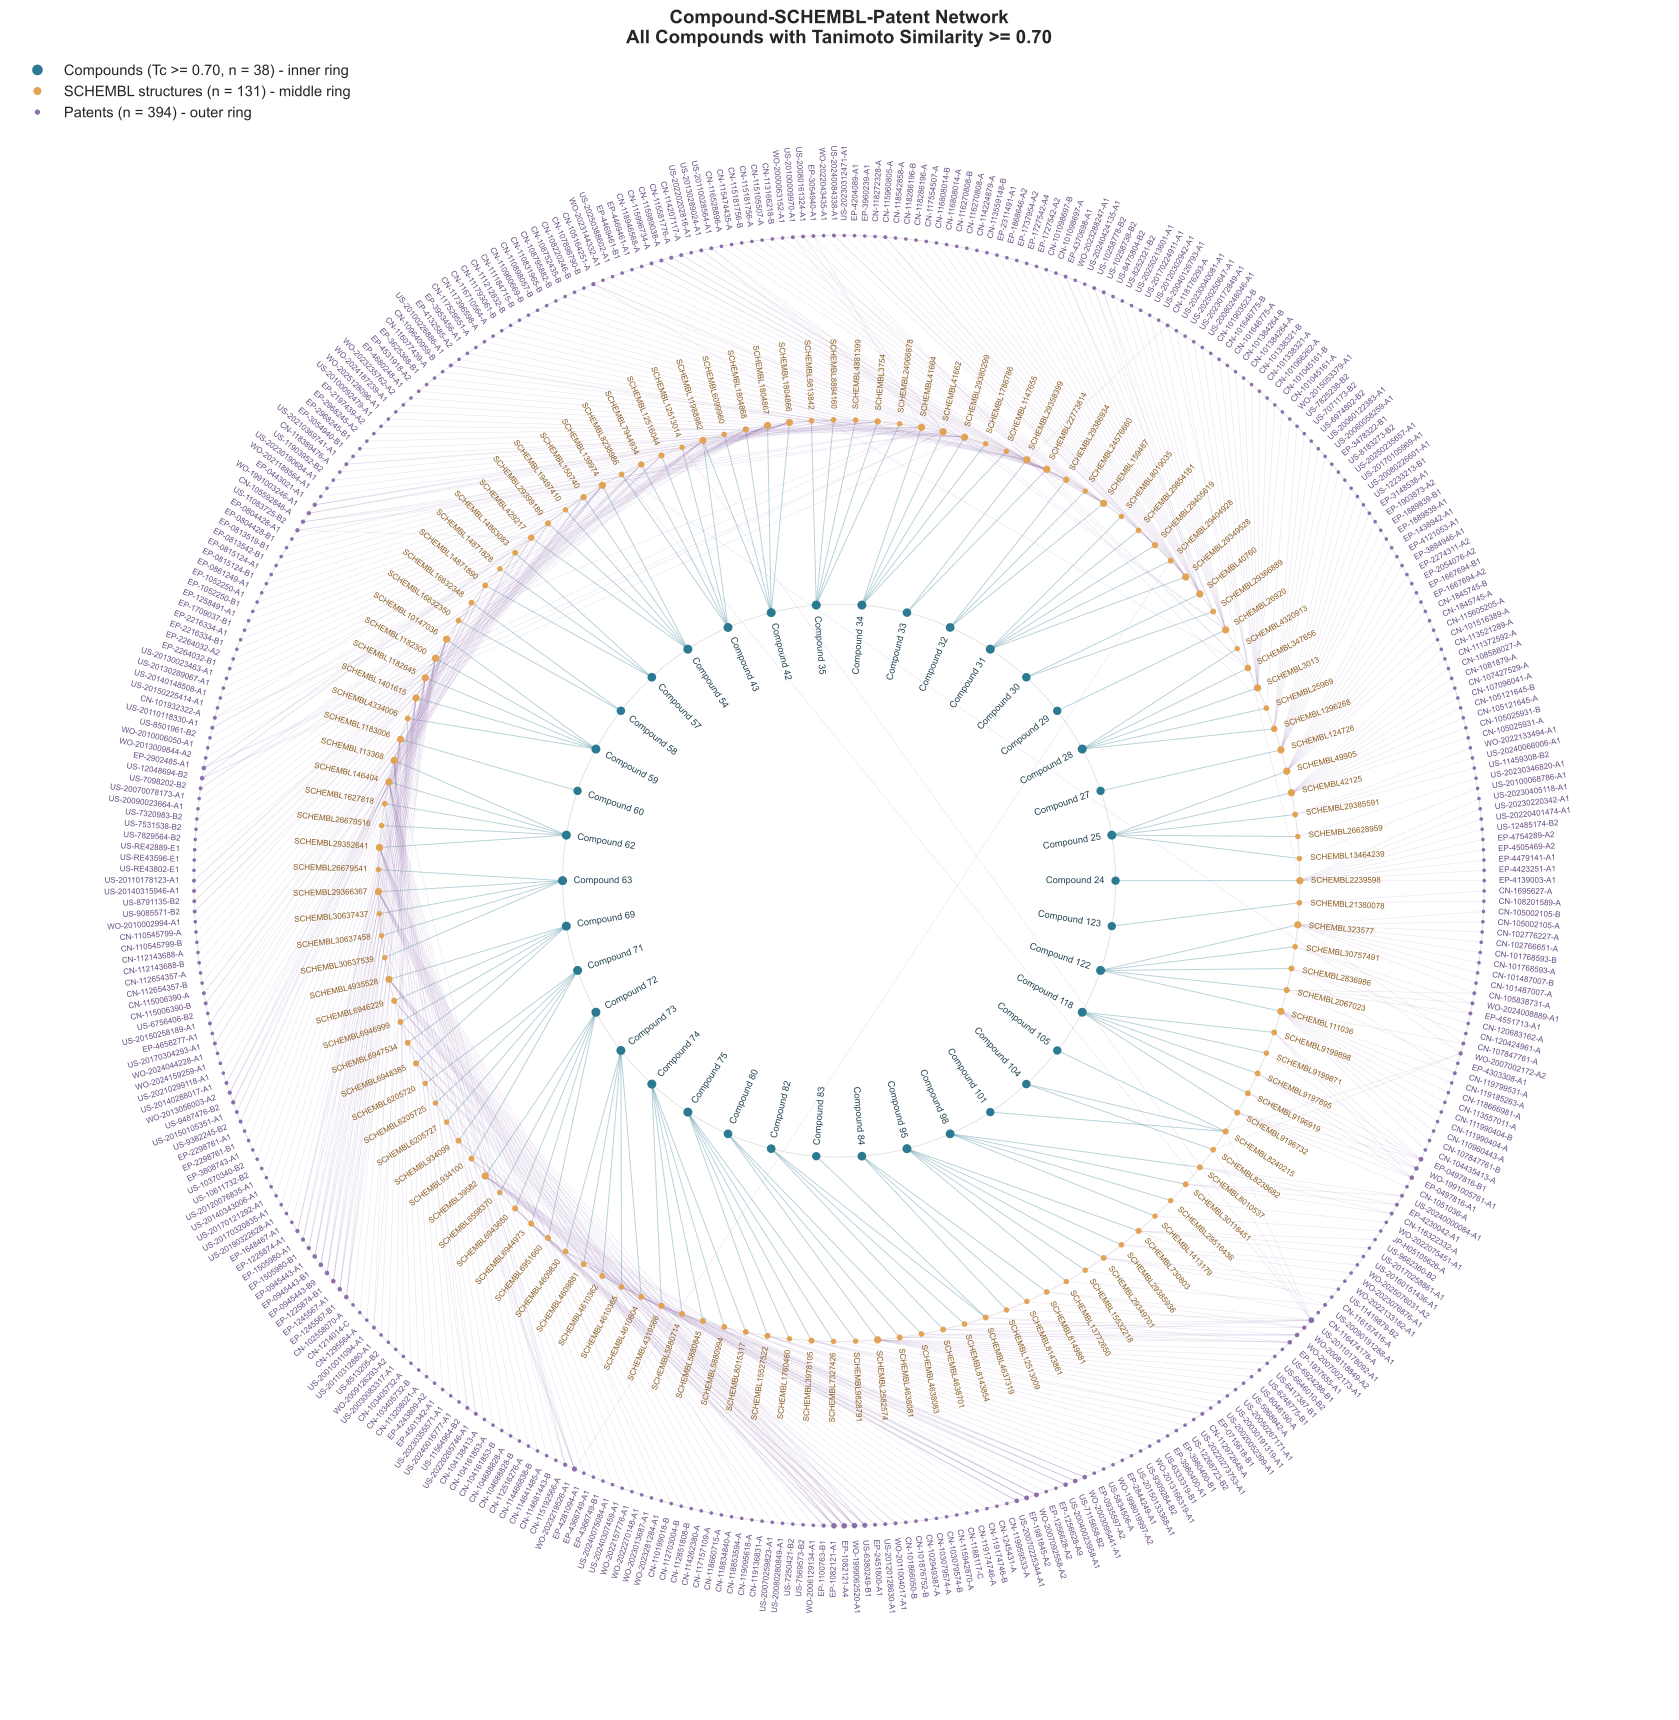

The Python source for this figure:
from pathlib import Path
import re
import numpy as np
import pandas as pd
import matplotlib
matplotlib.use("Agg")
import matplotlib.pyplot as plt
import seaborn as sns
import networkx as nx

# ============================================================
# SETTINGS
# ============================================================

BASE = Path(__file__).resolve().parent

TC_THRESHOLD = 0.70
MAX_SCHEMBL_PER_COMPOUND = 5     # None = all SCHEMBL structures with Tc >= threshold
MAX_PATENTS_PER_SCHEMBL = 10   # None = all patents

LABEL_SCHEMBL = None
LABEL_PATENTS = 1500

INPUT = BASE / "005 - surechembl search.csv.gz"
OUTPUT = BASE / (Path(__file__).stem + ".png")
OUTPUT_SVG = BASE / (Path(__file__).stem + ".svg")

def compound_sort_key(name):
    m = re.search(r"\d+", name)
    return (int(m.group()) if m else 10**9, name)

def take_top(df_sorted, group_col, n):
    """Keep the first n rows per group; n=None keeps everything.
    Always returns a DataFrame."""
    if n:
        return df_sorted.groupby(group_col, group_keys=False).head(n)
    return df_sorted

# ============================================================
# 1. LOAD AND CLEAN DATA
# ============================================================

df = pd.read_csv(INPUT, compression="gzip")
df.columns = df.columns.str.strip()

required = ["Compound ID", "SCHEMBL ID", "Patent No"]

for col in required:
    df[col] = (
        df[col]
        .astype("string")
        .str.strip()
        .replace("", pd.NA)
    )

if "Tanimoto Similarity" in df.columns:
    score_col = "Tanimoto Similarity"
    df["Tc"] = pd.to_numeric(df[score_col], errors="coerce")
elif "Tanimoto distance" in df.columns:
    score_col = "Tanimoto distance"
    # similarity = 1 - distance
    df["Tc"] = 1 - pd.to_numeric(df[score_col], errors="coerce")
else:
    raise ValueError("Tanimoto score column not found.")

# ============================================================
# 2. SELECT ALL COMPOUNDS WITH Tc >= 0.70
# ============================================================

pairs = (
    df.dropna(subset=["Compound ID", "SCHEMBL ID", "Tc"])
    .groupby(["Compound ID", "SCHEMBL ID"], as_index=False)["Tc"]
    .median()
)

total_compounds = pairs["Compound ID"].nunique()

# Keep only pairs that pass the threshold.
pairs = pairs[pairs["Tc"] >= TC_THRESHOLD].copy()

compound_scores = (
    pairs.groupby("Compound ID")["Tc"]
    .max()
    .sort_values(ascending=False)
)

top_compounds = sorted(
    compound_scores.index.tolist(),
    key=compound_sort_key
)

print("\nCOMPOUND SELECTION")
print("-" * 45)
print("Total scored compounds:", total_compounds)
print(f"Compounds with Tc >= {TC_THRESHOLD}:", len(top_compounds))
print("Selected compounds:")
print(top_compounds)

if not top_compounds:
    raise ValueError(f"No compounds with Tc >= {TC_THRESHOLD}.")

# ============================================================
# 3. SELECT SCHEMBL PER COMPOUND (Tc >= 0.70)
# ============================================================

pairs_sorted = pairs.sort_values(
    ["Compound ID", "Tc", "SCHEMBL ID"],
    ascending=[True, False, True]
)

top_pairs = take_top(
    pairs_sorted,
    "Compound ID",
    MAX_SCHEMBL_PER_COMPOUND
).copy()

# ============================================================
# 4. SELECT PATENTS PER SCHEMBL
# ============================================================

patent_data = (
    df[["Compound ID", "SCHEMBL ID", "Patent No"]]
    .dropna()
    .drop_duplicates()
    .merge(
        top_pairs[["Compound ID", "SCHEMBL ID"]],
        on=["Compound ID", "SCHEMBL ID"],
        how="inner"
    )
)

patent_rank = (
    patent_data.groupby(["SCHEMBL ID", "Patent No"])["Compound ID"]
    .nunique()
    .reset_index(name="Frequency")
    .sort_values(
        ["SCHEMBL ID", "Frequency", "Patent No"],
        ascending=[True, False, True]
    )
)

selected_patents = take_top(
    patent_rank,
    "SCHEMBL ID",
    MAX_PATENTS_PER_SCHEMBL
).copy()

# ============================================================
# 5. BUILD NETWORK
# ============================================================

G = nx.Graph()

for compound in top_compounds:
    G.add_node("C:" + compound)

for compound, schembl in top_pairs[
    ["Compound ID", "SCHEMBL ID"]
].itertuples(index=False, name=None):
    G.add_edge("C:" + compound, "S:" + schembl)

for schembl, patent in selected_patents[
    ["SCHEMBL ID", "Patent No"]
].itertuples(index=False, name=None):
    G.add_edge("S:" + schembl, "P:" + patent)

# ============================================================
# 6. RADIAL LAYOUT (compounds inner ring, SCHEMBL middle, patents outer)
# ============================================================

compound_nodes = ["C:" + c for c in top_compounds]
schembl_nodes = sorted(n for n in G if n.startswith("S:"))
patent_nodes = sorted(n for n in G if n.startswith("P:"))

RADII = {"C": 1.5, "S": 2.5, "P": 3.5}

angle = {}

# Compounds: evenly spaced, in numeric order.
for i, node in enumerate(compound_nodes):
    angle[node] = 2 * np.pi * i / len(compound_nodes)

def circular_mean(values):
    if not values:
        return 0.0
    return float(np.arctan2(np.mean(np.sin(values)),
                            np.mean(np.cos(values))) % (2 * np.pi))

def place_ring(nodes):
    """Order nodes by the angle of their already-placed neighbors,
    then spread them evenly around the ring."""
    keyed = sorted(
        nodes,
        key=lambda n: (
            circular_mean([angle[v] for v in G.neighbors(n) if v in angle]),
            n
        )
    )
    for i, node in enumerate(keyed):
        angle[node] = 2 * np.pi * i / len(keyed)
    return keyed

schembl_nodes = place_ring(schembl_nodes)
patent_nodes = place_ring(patent_nodes)

groups = [compound_nodes, schembl_nodes, patent_nodes]

positions = {}
for node, a in angle.items():
    r = RADII[node[0]]
    positions[node] = (r * np.cos(a), r * np.sin(a))

# ============================================================
# 7. IMPORTANT NODE LABELS
# ============================================================

schembl_importance = sorted(
    schembl_nodes,
    key=lambda n: (-sum(v.startswith("C:") for v in G.neighbors(n)), n)
)

patent_importance = sorted(
    patent_nodes,
    key=lambda n: (-G.degree(n), n)
)

labeled_schembl = set(schembl_importance[:LABEL_SCHEMBL])
labeled_patents = set(patent_importance[:LABEL_PATENTS])

# ============================================================
# 8. VISUALIZATION
# ============================================================

from matplotlib.collections import LineCollection
from matplotlib.lines import Line2D

sns.set_theme(style="white", context="paper")

fig, ax = plt.subplots(figsize=(18, 18))
ax.set_aspect("equal")

colors = ["#2c7a91", "#e2a355", "#8e6dac"]

# Light guide rings.
theta = np.linspace(0, 2 * np.pi, 400)
for r in RADII.values():
    ax.plot(r * np.cos(theta), r * np.sin(theta),
            color="#dddddd", lw=0.6, zorder=0)

# Edges (fast: one LineCollection per edge type).
def segments(edge_list):
    return [[positions[u], positions[v]] for u, v in edge_list]

compound_edges = [
    (u, v) for u, v in G.edges()
    if u.startswith("C:") or v.startswith("C:")
]
patent_edges = [
    (u, v) for u, v in G.edges()
    if u.startswith("P:") or v.startswith("P:")
]

ax.add_collection(LineCollection(
    segments(compound_edges), colors="#2c7a91",
    linewidths=0.7, alpha=0.35, zorder=1))
ax.add_collection(LineCollection(
    segments(patent_edges), colors="#8e6dac",
    linewidths=0.4, alpha=0.20, zorder=1))

# Nodes.
node_size = {"C": 38, "S": 14, "P": 6}

for nodes, color in zip(groups, colors):
    xy = np.array([positions[n] for n in nodes])
    ax.scatter(
        xy[:, 0], xy[:, 1],
        s=[node_size[n[0]] + min(G.degree(n), 15) * 1.5 for n in nodes],
        c=color, linewidths=0, zorder=3
    )

# Radial label helper: text follows the ring direction, never upside down.
def radial_label(node, offset, fontsize, color, inward=False):
    a = angle[node]
    r = RADII[node[0]] + (-offset if inward else offset)
    x, y = r * np.cos(a), r * np.sin(a)

    on_right = np.cos(a) >= 0
    rot = np.degrees(a) if on_right else np.degrees(a) + 180

    if inward:
        ha = "right" if on_right else "left"
    else:
        ha = "left" if on_right else "right"

    ax.text(x, y, node[2:], rotation=rot, rotation_mode="anchor",
            ha=ha, va="center", fontsize=fontsize, color=color, zorder=4)

# All compound labels (inside the inner ring).
for node in compound_nodes:
    radial_label(node, 0.06, 7.0, "#234350", inward=True)

# Selected SCHEMBL labels (outside the middle ring).
for node in schembl_nodes:
    if node in labeled_schembl:
        radial_label(node, 0.06, 6.0, "#8a5b20")

# Selected patent labels (outside the outer ring).
for node in patent_nodes:
    if node in labeled_patents:
        radial_label(node, 0.08, 6.0, "#664b80")

# Legend.
ax.legend(
    handles=[
        Line2D([0], [0], marker="o", color="w", markerfacecolor=colors[0],
               markersize=9, label=f"Compounds (Tc >= {TC_THRESHOLD:.2f}, n = {len(compound_nodes)}) - inner ring"),
        Line2D([0], [0], marker="o", color="w", markerfacecolor=colors[1],
               markersize=7, label=f"SCHEMBL structures (n = {len(schembl_nodes)}) - middle ring"),
        Line2D([0], [0], marker="o", color="w", markerfacecolor=colors[2],
               markersize=5, label=f"Patents (n = {len(patent_nodes)}) - outer ring"),
    ],
    loc="upper left", frameon=False, fontsize=11
)

ax.set_title(
    "Compound-SCHEMBL-Patent Network\n"
    f"All Compounds with Tanimoto Similarity >= {TC_THRESHOLD:.2f}",
    fontsize=14, fontweight="bold"
)

lim = RADII["P"] + 1.0
ax.set_xlim(-lim, lim)
ax.set_ylim(-lim, lim)
ax.axis("off")

fig.tight_layout()

fig.savefig(OUTPUT, dpi=300, bbox_inches="tight", facecolor="white")
fig.savefig(OUTPUT_SVG, bbox_inches="tight", facecolor="white")

plt.close(fig)

# ============================================================
# 9. SAVE DATA
# ============================================================

top_pairs.to_csv(
    BASE / "Figure 5 - tc07_compound_schembl_pairs.csv", index=False
)

selected_patents.to_csv(
    BASE / "Figure 5 - tc07_schembl_patents.csv", index=False
)

pd.DataFrame({
    "Compound ID": top_compounds,
    "Best Tc": compound_scores.loc[top_compounds].values
}).to_csv(
    BASE / "Figure 5 - tc07_selected_compounds.csv", index=False
)

# ============================================================
# 10. FINAL VERIFICATION
# ============================================================

graph_compounds = {
    n[2:] for n in G.nodes() if n.startswith("C:")
}

print("\nNETWORK STATISTICS")
print("-" * 45)

print(f"Compounds with Tc >= {TC_THRESHOLD}:", len(top_compounds))
print("Compounds in network:", len(graph_compounds))
print("SCHEMBL structures:", len(schembl_nodes))
print("Patents:", len(patent_nodes))
print("Total edges:", G.number_of_edges())

assert graph_compounds == set(top_compounds)
assert all(G.degree("C:" + c) > 0 for c in top_compounds)  # no isolated compounds

print("\nSUCCESS: all compounds with Tc >= 0.70 are in the network.")

print("\nSaved:")
print(OUTPUT)
print(OUTPUT_SVG)
